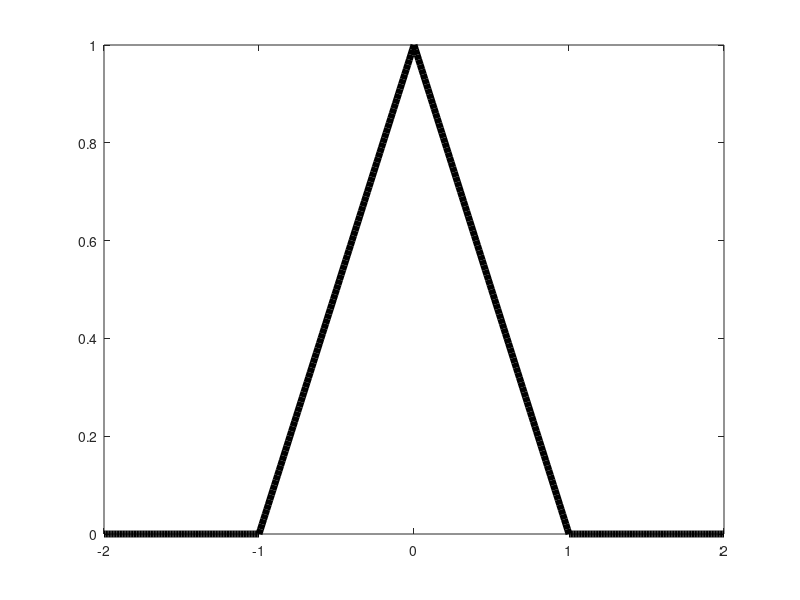
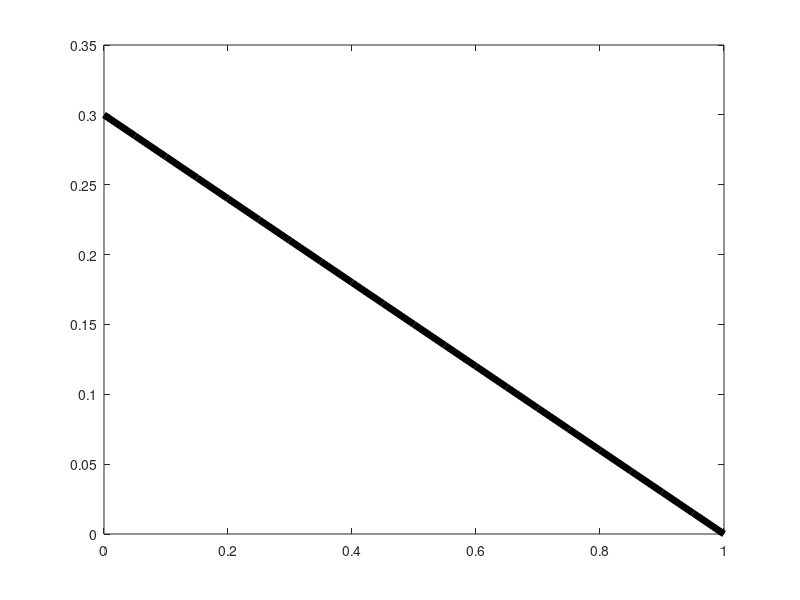
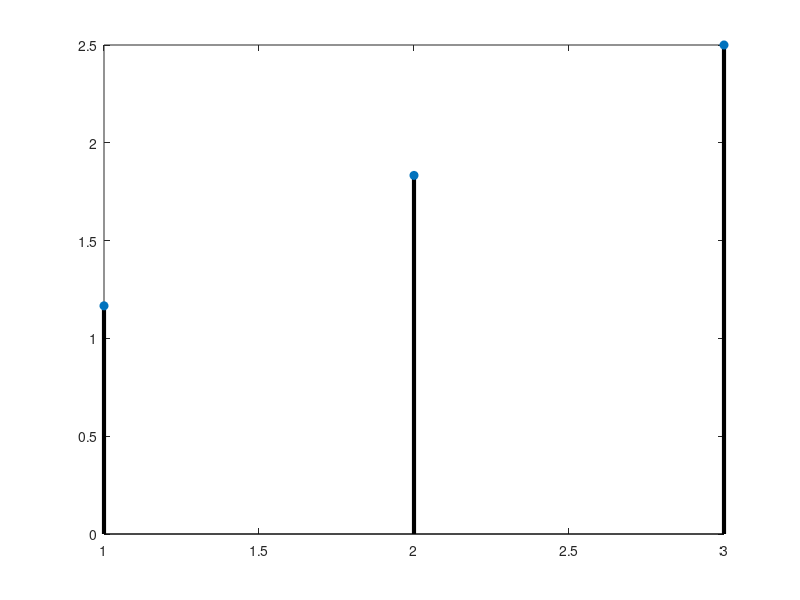

Write the MATLAB code that produced these figures, in order. (Note: this script raises an error after producing the figures.)
%% Criticality period plot
pd = makedist("Triangular","a",-1,"b",0,"c",1);
x = -2:0.01:2;
pdf_vals = pdf(pd,x);
plot(x,pdf_vals,"LineWidth",5,"Color","k");

%% Criticality reversal probability plot
c = 0:0.05:1;
p_c = 0.3*(1-c);
figure;
plot(c,p_c,"LineWidth",5,"Color","k");

%%
x = 1:1:3;
y = 0.5+(1/3/0.5)*x;
figure
stem(x,y,'filled','LineWidth',3,'Color',"k")

%% Read data
cd REPORTS
health_metrics = readtable("health_metrics_mean.csv");
econ_metrics = readtable("econ_metrics_mean.csv");
cd ..

%% Format data
health_metrics_local = health_metrics(health_metrics.TypeOfMonitoring=="LOCAL",:);
health_metrics_local.AppointmentsInterval = str2double(health_metrics_local.AppointmentsInterval);
health_metrics_local = sortrows(health_metrics_local, "AppointmentsInterval");

health_metrics_remote = health_metrics(health_metrics.TypeOfMonitoring=="REMOTE",:);
health_metrics_remote.RPMRecall = str2double(health_metrics_remote.RPMRecall);
health_metrics_remote = sortrows(health_metrics_remote, "RPMRecall");

econ_metrics_local = econ_metrics(econ_metrics.TypeOfMonitoring=="LOCAL",:);
econ_metrics_local.AppointmentsInterval = str2double(econ_metrics_local.AppointmentsInterval);
econ_metrics_local = sortrows(econ_metrics_local, "AppointmentsInterval");

econ_metrics_remote = econ_metrics(econ_metrics.TypeOfMonitoring=="REMOTE",:);
econ_metrics_remote.RPMRecall = str2double(econ_metrics_remote.RPMRecall);
econ_metrics_remote = sortrows(econ_metrics_remote, "AppointmentsInterval");

%% Plot ICU death rates
fig = figure();

hold on;
plot(health_metrics_local.ICUDeathRate,...
     "LineStyle","--","Color","r",'MarkerSize',15,"Marker","o","LineWidth",5,"MarkerFaceColor","r");
plot(health_metrics_remote.ICUDeathRate,...
     "LineStyle","--","Color","b",'MarkerSize',15,"Marker","o","LineWidth",5,"MarkerFaceColor","b");
hold off;
grid on;
legend("Local Monitoring", "Remote Monitoring", Location="east");
axis('padded');
ax1 = gca;
ax1_pos = ax1.Position;
ax2 = axes('Position',ax1_pos,...
    'XAxisLocation','top',...
    'YAxisLocation','left', ...
    'Color','none') ;
ax2.XLim = ax1.XLim ;
ax2.YLim = ax1.YLim ;
ax1.XColor = "r";
ax2.XColor = "b";
xlabel(ax1, 'Appointments Interval (days)');
xlabel(ax2, 'Recall');
ylabel("ICU Death Rate");
xticklabels(ax1,health_metrics_local.AppointmentsInterval);
xticklabels(ax2,health_metrics_remote.RPMRecall);
fontsize(fig, 24, "points");

%% Plot critical death rates
fig = figure();

hold on;
plot(health_metrics_local.CriticalDeathRate,...
     "LineStyle","--","Color","r",'MarkerSize',15,"Marker","o","LineWidth",5,"MarkerFaceColor","r");
plot(health_metrics_remote.CriticalDeathRate,...
     "LineStyle","--","Color","b",'MarkerSize',15,"Marker","o","LineWidth",5,"MarkerFaceColor","b");
hold off;
grid on;
legend("Local Monitoring", "Remote Monitoring", Location="east");
axis('padded');
ax1 = gca;
ax1_pos = ax1.Position;
ax2 = axes('Position',ax1_pos,...
    'XAxisLocation','top',...
    'YAxisLocation','left', ...
    'Color','none') ;
ax2.XLim = ax1.XLim ;
ax2.YLim = ax1.YLim ;
ax1.XColor = "r";
ax2.XColor = "b";
xlabel(ax1, 'Appointments Interval (days)');
xlabel(ax2, 'Recall');
ylabel("Critical Death Rate");
xticklabels(ax1,health_metrics_local.AppointmentsInterval);
xticklabels(ax2,health_metrics_remote.RPMRecall);
fontsize(fig, 24, "points");

%% Plot early diagnoses rate
fig = figure();

hold on;
plot(health_metrics_local.EarlyDiagnosesRate,...
     "LineStyle","--","Color","r",'MarkerSize',15,"Marker","o","LineWidth",5,"MarkerFaceColor","r");
plot(health_metrics_remote.EarlyDiagnosesRate,...
     "LineStyle","--","Color","b",'MarkerSize',15,"Marker","o","LineWidth",5,"MarkerFaceColor","b");
hold off;
grid on;
legend("Local Monitoring", "Remote Monitoring", Location="east");
axis('padded');
ax1 = gca;
ax1_pos = ax1.Position;
ax2 = axes('Position',ax1_pos,...
    'XAxisLocation','top',...
    'YAxisLocation','left', ...
    'Color','none') ;
ax2.XLim = ax1.XLim ;
ax2.YLim = ax1.YLim ;
ax1.XColor = "r";
ax2.XColor = "b";
xlabel(ax1, 'Appointments Interval (days)');
xlabel(ax2, 'Recall');
ylabel("Early Diagnoses Rate");
xticklabels(ax1,health_metrics_local.AppointmentsInterval);
xticklabels(ax2,health_metrics_remote.RPMRecall);
fontsize(fig, 24, "points");

%% Plot critical state reversals rate
fig = figure();

hold on;
plot(health_metrics_local.CriticalityReversalRate,...
     "LineStyle","--","Color","r",'MarkerSize',15,"Marker","o","LineWidth",5,"MarkerFaceColor","r");
plot(health_metrics_remote.CriticalityReversalRate,...
     "LineStyle","--","Color","b",'MarkerSize',15,"Marker","o","LineWidth",5,"MarkerFaceColor","b");
hold off;
grid on;
legend("Local Monitoring", "Remote Monitoring", Location="east");
axis('padded');
ax1 = gca;
ax1_pos = ax1.Position;
ax2 = axes('Position',ax1_pos,...
    'XAxisLocation','top',...
    'YAxisLocation','left', ...
    'Color','none') ;
ax2.XLim = ax1.XLim ;
ax2.YLim = ax1.YLim ;
ax1.XColor = "r";
ax2.XColor = "b";
xlabel(ax1, 'Appointments Interval (days)');
xlabel(ax2, 'Recall');
ylabel("Critical Reversals Rate");
xticklabels(ax1,health_metrics_local.AppointmentsInterval);
xticklabels(ax2,health_metrics_remote.RPMRecall);
fontsize(fig, 24, "points");

%% Plot mean icu occupancy
fig = figure();

hold on;
plot(health_metrics_local.MeanICUOccupancy,...
     "LineStyle","--","Color","r",'MarkerSize',15,"Marker","o","LineWidth",5,"MarkerFaceColor","r");
plot(health_metrics_remote.MeanICUOccupancy,...
     "LineStyle","--","Color","b",'MarkerSize',15,"Marker","o","LineWidth",5,"MarkerFaceColor","b");
hold off;
grid on;
legend("Local Monitoring", "Remote Monitoring", Location="east");
axis('padded');
ax1 = gca;
ax1_pos = ax1.Position;
ax2 = axes('Position',ax1_pos,...
    'XAxisLocation','top',...
    'YAxisLocation','left', ...
    'Color','none') ;
ax2.XLim = ax1.XLim ;
ax2.YLim = ax1.YLim ;
ax1.XColor = "r";
ax2.XColor = "b";
xlabel(ax1, 'Appointments Interval (days)');
xlabel(ax2, 'Recall');
ylabel("Mean ICU Occupancy (Patients)");
xticklabels(ax1,health_metrics_local.AppointmentsInterval);
xticklabels(ax2,health_metrics_remote.RPMRecall);
fontsize(fig, 24, "points");

%% Plot mean icu stay
fig = figure();

hold on;
plot(health_metrics_local.MeanICUStay,...
     "LineStyle","--","Color","r",'MarkerSize',15,"Marker","o","LineWidth",5,"MarkerFaceColor","r");
plot(health_metrics_remote.MeanICUStay,...
     "LineStyle","--","Color","b",'MarkerSize',15,"Marker","o","LineWidth",5,"MarkerFaceColor","b");
hold off;
grid on;
legend("Local Monitoring", "Remote Monitoring", Location="east");
axis('padded');
ax1 = gca;
ax1_pos = ax1.Position;
ax2 = axes('Position',ax1_pos,...
    'XAxisLocation','top',...
    'YAxisLocation','left', ...
    'Color','none') ;
ax2.XLim = ax1.XLim ;
ax2.YLim = ax1.YLim ;
ax1.XColor = "r";
ax2.XColor = "b";
xlabel(ax1, 'Appointments Interval (days)');
xlabel(ax2, 'Recall');
ylabel("Mean ICU Stay (Days)");
xticklabels(ax1,health_metrics_local.AppointmentsInterval);
xticklabels(ax2,health_metrics_remote.RPMRecall);
fontsize(fig, 24, "points");

%% Plot required number of doctors for monitoring patients
fig = figure();
hold on;
plot(econ_metrics_local.NumberOfDoctors,...
     "LineStyle","--","Color","r",'MarkerSize',15,"Marker","o","LineWidth",5,"MarkerFaceColor","r");
plot(econ_metrics_remote.NumberOfDoctors,...
     "LineStyle","--","Color","b",'MarkerSize',15,"Marker","o","LineWidth",5,"MarkerFaceColor","b");
hold off;
grid on;
legend("Local Monitoring", "Remote Monitoring", Location="east");
axis('padded');
ax1 = gca;
ax1_pos = ax1.Position;
ax2 = axes('Position',ax1_pos,...
    'XAxisLocation','top',...
    'YAxisLocation','left', ...
    'Color','none') ;
ax2.XLim = ax1.XLim ;
ax2.YLim = ax1.YLim ;
ax1.XColor = "r";
ax2.XColor = "b";
xlabel(ax1, 'Appointments Interval (days)');
xlabel(ax2, 'Recall');
ylabel("Required Cardiologists for Monitoring");
xticklabels(ax1,health_metrics_local.AppointmentsInterval);
xticklabels(ax2,health_metrics_remote.RPMRecall);
fontsize(fig, 24, "points");

%%
fig = figure();
plot(health_metrics_local.AppointmentsInterval,econ_metrics_local.TotalCost,...
     "LineStyle","--","Color","k",'MarkerSize',15,"Marker","o","LineWidth",5,"MarkerFaceColor","k");
grid on;
axis('padded');
fontsize(fig, 24, "points");
ylabel("Total Cost (M€)");
xlabel('ICU Death Rate');

%% Plot total cost as function of death rate (local monitoring)
fig = figure();
plot(health_metrics_local.ICUDeathRate,econ_metrics_local.TotalCost,...
     "LineStyle","--","Color","k",'MarkerSize',15,"Marker","o","LineWidth",5,"MarkerFaceColor","k");
grid on;
axis('padded');
fontsize(fig, 24, "points");
ylabel("Total Cost (M€)");
xlabel('ICU Death Rate');

%% Plot total cost as function of death rate (remote monitoring)
fig = figure();
plot(health_metrics_remote.ICUDeathRate,econ_metrics_remote.TotalCost,...
     "LineStyle","--","Color","k",'MarkerSize',15,"Marker","o","LineWidth",5,"MarkerFaceColor","k");
grid on;
axis('padded');
fontsize(fig, 24, "points");
ylabel("Total Cost (M€)");
xlabel('ICU Death Rate');

%% Plot cumulative cost (local monitoring)
fig = figure();
hold on;
plot(table2array(econ_metrics_local(1,9:end)),...
     "LineStyle","-","Color","k","LineWidth",5);
plot(table2array(econ_metrics_remote(1,9:end)),...
     "LineStyle","-","Color","k","LineWidth",5);

%% Plot cumulative cost (remote monitoring)
fig = figure();
hold on;
plot(table2array(econ_metrics_remote(1,9:end)),...
     "LineStyle","-","Color","k","LineWidth",5);


%% Plot total cost distribution (local monitoring)
fig = figure();
bar(table2array(econ_metrics_local(:,6:7)),'stacked');
xticklabels(econ_metrics_local.AppointmentsInterval);
legend("ICU","Doctors");

%% Plot total cost distribution (remote monitoring)
fig = figure();
bar(table2array(econ_metrics_remote(:,6:8)),'stacked');
xticklabels(econ_metrics_remote.RPMRecall);
legend("ICU","Doctors","RPM");